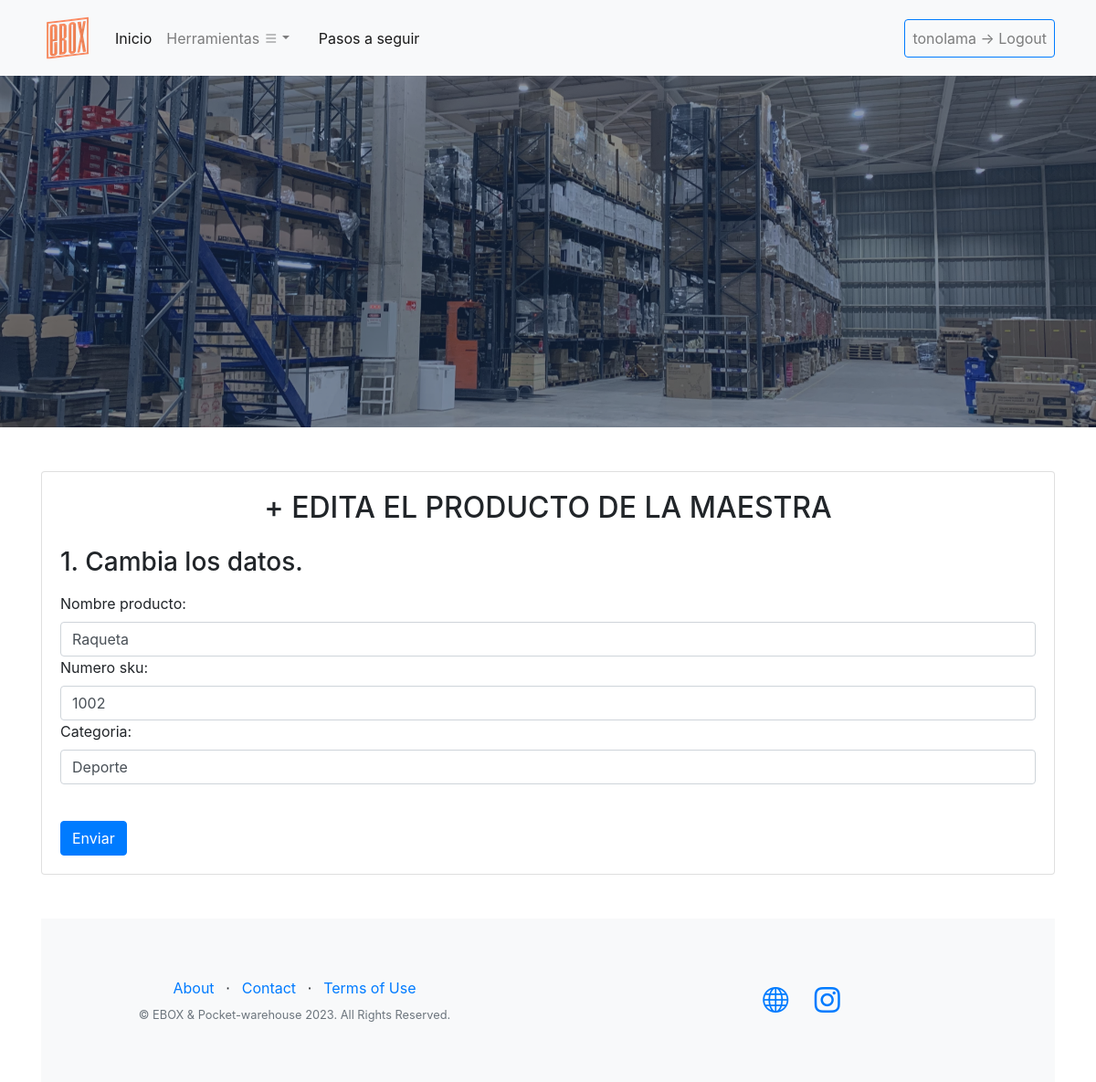
Screenshot of /eboxApp/editarProducto/1002/ (signed in) with the database file from the repository.
### eboxApp/models.py (models this page shows, shortened)
class Maestra(models.Model):
    nombre_producto = models.CharField(max_length=300)
    numero_sku = models.CharField(max_length=300)
    categoria = models.CharField(max_length=300)

### eboxApp/views.py (the view)
# urls.py: path('editarProducto/<numero_sku>/', views.editarProducto, name = 'EditarProducto'),
@login_required
def editarProducto(request, numero_sku): # la idea es que te llebe devuelta ala paigna de creacion en maestra pero no los datos y modificarlos
    producto = Maestra.objects.get(numero_sku=numero_sku )
    if request.method == 'POST':
        maestra_prod = MaestraForm(request.POST)
        print(maestra_prod)
        if maestra_prod.is_valid():
            informacion = maestra_prod.cleaned_data
            producto.nombre_producto = informacion['nombre_producto']
            producto.numero_sku = informacion['numero_sku']
            producto.categoria = informacion['categoria']
            producto.save()
            return redirect('eboxApp:buscarTodo')
    else:
        maestra_prod = MaestraForm(initial={'nombre_producto': producto.nombre_producto, 'numero_sku':producto.numero_sku,'categoria':producto.categoria })
    return render (request,'eboxApp/editarProducto.html', {'maestra_prod':maestra_prod, 'numero_sku':numero_sku } )

### eboxApp/forms.py
class MaestraForm(forms.Form):
    nombre_producto = forms.CharField(widget=forms.TextInput(attrs={'class': 'form-control'}),max_length=300)
    numero_sku = forms.CharField(widget=forms.TextInput(attrs={'class': 'form-control', 'placeholder': 'Es un identificador del producto. Puedes usar letras + números'}),max_length=300)
    categoria = forms.CharField(widget=forms.TextInput(attrs={'class': 'form-control', }),max_length=300)

### eboxApp/templates/eboxApp/editarProducto.html (shortened to what this page needs)
{% extends "eboxApp/base.html" %}
    {% load static %}
{% block contenido_que_cambia %}
        <div class="container mt-5">
            <div class="card">
            <div class="card-body">
                <h2 class="card-title mb-4 text-center">+ EDITA EL PRODUCTO DE LA MAESTRA</h2>
                <h3 class="mb-3">1. Cambia los datos.</h3>
                    <form method='POST'>
                    <div class="form-group">
                        {{maestra_prod.as_table}}
                    </div>
                    <br>
                    <button type="submit" class="btn btn-primary">Enviar</button>
                </form>
                </div>
            </div>
{% endblock %}

### eboxApp/templates/eboxApp/base.html (shortened to what this page needs)
<!DOCTYPE html>
<html lang="es">
    <head>
        {% load static %}
        <link href="https://cdn.jsdelivr.net/npm/bootstrap-icons@1.5.0/font/bootstrap-icons.css" rel="stylesheet" type="text/css" />
        <link href="{% static 'eboxApp/css/styles.css' %}" rel="stylesheet" />
        <link rel="stylesheet" href="https://stackpath.bootstrapcdn.com/bootstrap/4.3.1/css/bootstrap.min.css">
        <link rel="stylesheet" href="https://maxcdn.bootstrapcdn.com/bootstrap/4.0.0/css/bootstrap.min.css">
    </head>
    <body>
        <nav class="navbar navbar-expand-lg navbar-light  bg-light static-top sticky-top">
            <div class="container">
              <a class="navbar-brand" href="{% url 'eboxApp:Index' %}">
                <img src="{% static 'eboxApp/assets/img/logoEbox.png' %}" alt="ebox Logo">
              </a>
              <div class="collapse navbar-collapse" id="navbarNav">
                <ul class="navbar-nav mr-auto">
                  <li class="nav-item active">
                    <a class="nav-link" href="{% url 'eboxApp:Index' %}">Inicio</a>
                  </li>
                <li class="nav-item dropdown">
                    <a class="nav-link dropdown-toggle" href="#" id="navbarDropdown" role="button" data-toggle="dropdown" aria-haspopup="true" aria-expanded="false">Herramientas <i class="bi bi-list"></i></a>
                </li>
                <li class="nav-item active">
                  <a class="nav-link" href="#"></a>
                </li>
                <li class="nav-item active">
                  <a class="nav-link" href="#Comosehace">Pasos a seguir</a>
                </li>
                </ul>
                {% if user.is_authenticated %}
                <ul class="navbar-nav ml-lg-2">
                  <li class="nav-item">
                    <a class="nav-link btn btn-outline-primary" href="{% url 'eboxApp:logout' %}">{{ user.username }} -> Logout</a>
                  </li>
                </ul>
                {% else %}
                <ul class="navbar-nav ml-lg-2">
                  <li class="nav-item">
                    <a class="nav-link btn btn-outline-primary" href="{% url 'eboxApp:Login' %}">Iniciar Sesión</a>
                  </li>
                </ul>
                {% endif %}
              </div>
            </div>
          </nav>
        <header class="masthead">
            <div class="container position-relative">
                <div class="row justify-content-center">
                    <div class="col-xl-6">
                    </div>
                </div>
            </div>
        </header>
        {% block contenido_que_cambia %}
        {% endblock %}
        <br>
        <br>
        <footer class="footer bg-light">
            <div class="container">
                <div class="row">
                    <div class="col-lg-6 h-100 text-center text-lg-start my-auto">
                        <ul class="list-inline mb-2">
                            <li class="list-inline-item"><a href="{% url 'eboxApp:about' %}">About</a></li>
                            <li class="list-inline-item">⋅</li>
                            <li class="list-inline-item"><a href="{% url 'eboxApp:Index' %}#signup">Contact</a></li>
                            <li class="list-inline-item">⋅</li>
                            <li class="list-inline-item"><a href="{% url 'eboxApp:Terms' %}">Terms of Use</a></li>
                        </ul>
                        <p class="text-muted small mb-4 mb-lg-0">&copy; EBOX & Pocket-warehouse 2023. All Rights Reserved.</p>
                    </div>
                    <div class="col-lg-6 h-100 text-center text-lg-end my-auto">
                        <ul class="list-inline mb-0">
                            <li class="list-inline-item me-4">
                                <a href="http://www.ebox3pl.cl"><i class="bi-globe fs-3"></i></a>
                            </li>
                            <li class="list-inline-item">
                                <a href="https://www.instagram.com/eboxfulfillment/" target = "_blank"><i class="bi-instagram fs-3"></i></a>
                            </li>
                        </ul>
                    </div>
                </div>
            </div>
        </footer>
    </body>
</html>

### rows the page displays
Maestra: nombre_producto "Raqueta", numero_sku "1002", categoria "Deporte"

### other values shown
{{ user.username }} "tonolama"
